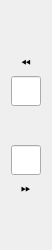
<?xml version="1.0" encoding="UTF-8"?>
<ui version="4.0">
 <class>RotorSeparator</class>
 <widget class="QWidget" name="RotorSeparator">
  <property name="geometry">
   <rect>
    <x>0</x>
    <y>0</y>
    <width>52</width>
    <height>250</height>
   </rect>
  </property>
  <property name="sizePolicy">
   <sizepolicy hsizetype="Preferred" vsizetype="Minimum">
    <horstretch>0</horstretch>
    <verstretch>0</verstretch>
   </sizepolicy>
  </property>
  <property name="minimumSize">
   <size>
    <width>0</width>
    <height>250</height>
   </size>
  </property>
  <property name="windowTitle">
   <string>Form</string>
  </property>
  <layout class="QVBoxLayout" name="verticalLayout">
   <item>
    <spacer name="verticalSpacer_2">
     <property name="orientation">
      <enum>Qt::Vertical</enum>
     </property>
     <property name="sizeHint" stdset="0">
      <size>
       <width>20</width>
       <height>12</height>
      </size>
     </property>
    </spacer>
   </item>
   <item>
    <widget class="QLabel" name="label_3">
     <property name="sizePolicy">
      <sizepolicy hsizetype="Fixed" vsizetype="Fixed">
       <horstretch>0</horstretch>
       <verstretch>0</verstretch>
      </sizepolicy>
     </property>
     <property name="minimumSize">
      <size>
       <width>30</width>
       <height>30</height>
      </size>
     </property>
     <property name="text">
      <string>⏪</string>
     </property>
     <property name="alignment">
      <set>Qt::AlignBottom|Qt::AlignHCenter</set>
     </property>
    </widget>
   </item>
   <item>
    <widget class="QLineEdit" name="wireR2L">
     <property name="sizePolicy">
      <sizepolicy hsizetype="Fixed" vsizetype="Fixed">
       <horstretch>0</horstretch>
       <verstretch>0</verstretch>
      </sizepolicy>
     </property>
     <property name="minimumSize">
      <size>
       <width>30</width>
       <height>30</height>
      </size>
     </property>
     <property name="readOnly">
      <bool>true</bool>
     </property>
    </widget>
   </item>
   <item>
    <spacer name="verticalSpacer">
     <property name="orientation">
      <enum>Qt::Vertical</enum>
     </property>
     <property name="sizeHint" stdset="0">
      <size>
       <width>20</width>
       <height>33</height>
      </size>
     </property>
    </spacer>
   </item>
   <item>
    <widget class="QLineEdit" name="wireL2R">
     <property name="sizePolicy">
      <sizepolicy hsizetype="Fixed" vsizetype="Fixed">
       <horstretch>0</horstretch>
       <verstretch>0</verstretch>
      </sizepolicy>
     </property>
     <property name="minimumSize">
      <size>
       <width>30</width>
       <height>30</height>
      </size>
     </property>
     <property name="readOnly">
      <bool>true</bool>
     </property>
    </widget>
   </item>
   <item>
    <widget class="QLabel" name="label_2">
     <property name="sizePolicy">
      <sizepolicy hsizetype="Fixed" vsizetype="Fixed">
       <horstretch>0</horstretch>
       <verstretch>0</verstretch>
      </sizepolicy>
     </property>
     <property name="minimumSize">
      <size>
       <width>30</width>
       <height>30</height>
      </size>
     </property>
     <property name="text">
      <string>⏩</string>
     </property>
     <property name="alignment">
      <set>Qt::AlignHCenter|Qt::AlignTop</set>
     </property>
    </widget>
   </item>
   <item>
    <spacer name="verticalSpacer_3">
     <property name="orientation">
      <enum>Qt::Vertical</enum>
     </property>
     <property name="sizeHint" stdset="0">
      <size>
       <width>20</width>
       <height>12</height>
      </size>
     </property>
    </spacer>
   </item>
  </layout>
 </widget>
 <resources/>
 <connections/>
</ui>
